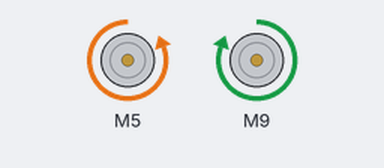
A sketch run on a simulated Arduino Uno, built with avr-gcc and run on an emulated ATmega328P. Shown: 2 × DC motor (green arrow = forward, orange = backward, longer = faster).

Above: at 0.1 s.
At 1.1 s:
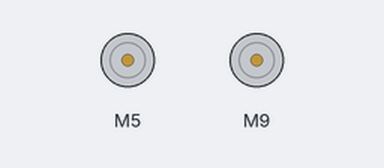
Timing chart, 0 to 2.6 s (numbered marks = the images above):
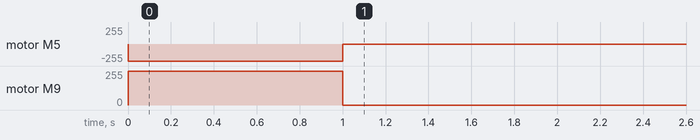

The sketch:

driveDemoRobot.ino
```cpp
/*
	base class to get the car working in object oriented programming
	For the 2019 Manditory Tech course

	Author: Phil Legge 26/03/19
	email: phil.legge@det.nsw.edu.au
*/

#include "CarBase.h"

//create variables one CarBase object and a boolean value for selection
	CarBase *myBase;
	bool flag;

	void setup(){   // sets up once as the program starts
		myBase = new CarBase();
		flag = true;
	}

	void loop(){ // loops continuously 50 times a second

		if (flag){
			myBase->driveForward(255,255);
			delay(1000);
			flag = false;
		}else{
      myBase->driveForward(0,0);
    }
	}
```

CarBase.cpp
```cpp
/*
  base class function definitions to get the car working in object oriented programming
  For the 2019 Manditory Tech course

  Author: Phil Legge 12/11/18
  email: phil.legge@det.nsw.edu.au
*/

#include "CarBase.h"

  CarBase::CarBase(){
      // signal pins need to be pwm pins on the UNO board (~ near the number)
      rightSignal = 3;  //ENB
      leftSignal = 10;  //ENA
      // these pins don't need to be pwm
      rightIn1 = 5; //IN3
      rightIn2 = 4;  //IN4
      leftIn1 = 9;  //IN1
      leftIn2 = 6;  //IN2

      // the small cheap red motor controller available everywhere is the L298N
      motorRight = new L298N(rightSignal,rightIn1,rightIn2);
      motorLeft = new L298N(leftSignal,leftIn1,leftIn2);
    }
  void CarBase::driveForward(unsigned short rightWheel, unsigned short leftWheel){
      motorRight->setSpeed(rightWheel);
      motorLeft->setSpeed(leftWheel);
      motorRight->backward();
      motorLeft->forward();
    }
  void CarBase::driveBackward(unsigned short rightWheel, unsigned short leftWheel){
      motorRight->setSpeed(rightWheel);
      motorLeft->setSpeed(leftWheel);
      motorRight->forward();
      motorLeft->backward();

    }
  void CarBase::rotateRight(unsigned short turnSpeed){
      motorRight->setSpeed(turnSpeed);
      motorLeft->setSpeed(turnSpeed);
      motorRight->backward();
      motorLeft->backward();

    }
  void CarBase::rotateLeft(unsigned short turnSpeed){
      motorRight->setSpeed(turnSpeed);
      motorLeft->setSpeed(turnSpeed);
      motorRight->forward();
      motorLeft->forward();

    }
```

CarBase.h
```cpp
/*
  base class library to get the car working in object oriented programming
  For the 2019 Manditory Tech course

  Author: Phil Legge 12/11/18
  email: phil.legge@det.nsw.edu.au
*/

#ifndef CARBASE_H
#define CARBASE_H

#include <L298N.h>

	class CarBase{
		public:
		  const int MAX_SPEED = 255;
		  const int THREE_QUARTER_SPEED = 138;
		  const int HALF_SPEED = 92;
		  const int QUARTER_SPEED = 46;
		  const int MIN_SPEED = 15;
		  int rightSignal, rightIn1, rightIn2;
		  int leftSignal, leftIn1, leftIn2;

		  CarBase();

		  void driveForward(unsigned short rightWheel, unsigned short leftWheel);
		  void driveBackward(unsigned short rightWheel, unsigned short leftWheel);
		  void rotateRight(unsigned short turnSpeed);
		  void rotateLeft(unsigned short turnSpeed);
		private:
			L298N *motorRight;
			L298N *motorLeft;
	};

#endif
```

Measured:
- by itself, motor M5: stopped → backward 255/255 at 0.00 s, → stopped 1.0 s later
- by itself, motor M9: stopped → forward 255/255 at 0.00 s, → stopped 1.0 s later
